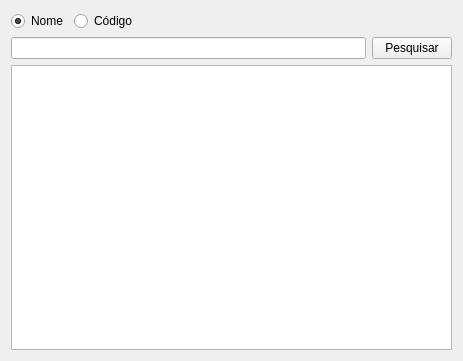
<?xml version="1.0" encoding="UTF-8"?>
<ui version="4.0">
 <class>ClienteWidget</class>
 <widget class="QWidget" name="ClienteWidget">
  <property name="geometry">
   <rect>
    <x>0</x>
    <y>0</y>
    <width>463</width>
    <height>361</height>
   </rect>
  </property>
  <property name="windowTitle">
   <string>Form</string>
  </property>
  <layout class="QGridLayout" name="gridLayout">
   <item row="0" column="0">
    <layout class="QVBoxLayout" name="verticalLayout">
     <property name="sizeConstraint">
      <enum>QLayout::SetMinimumSize</enum>
     </property>
     <item>
      <layout class="QHBoxLayout" name="horizontalLayout_4">
       <item>
        <widget class="QRadioButton" name="nomeRadioButton">
         <property name="sizePolicy">
          <sizepolicy hsizetype="Fixed" vsizetype="Fixed">
           <horstretch>0</horstretch>
           <verstretch>0</verstretch>
          </sizepolicy>
         </property>
         <property name="text">
          <string>Nome</string>
         </property>
         <property name="checked">
          <bool>true</bool>
         </property>
        </widget>
       </item>
       <item>
        <widget class="QRadioButton" name="codigoRadioButton">
         <property name="text">
          <string>Código</string>
         </property>
         <property name="checked">
          <bool>false</bool>
         </property>
        </widget>
       </item>
      </layout>
     </item>
     <item>
      <layout class="QHBoxLayout" name="horizontalLayout_6">
       <item>
        <layout class="QHBoxLayout" name="horizontalLayout_2">
         <item>
          <widget class="QLineEdit" name="lineEdit"/>
         </item>
        </layout>
       </item>
       <item>
        <widget class="QPushButton" name="pesquisarPushButton">
         <property name="text">
          <string>Pesquisar</string>
         </property>
         <property name="shortcut">
          <string>Return</string>
         </property>
        </widget>
       </item>
      </layout>
     </item>
    </layout>
   </item>
   <item row="1" column="0">
    <widget class="QTableView" name="tableView"/>
   </item>
  </layout>
 </widget>
 <resources/>
 <connections/>
</ui>
